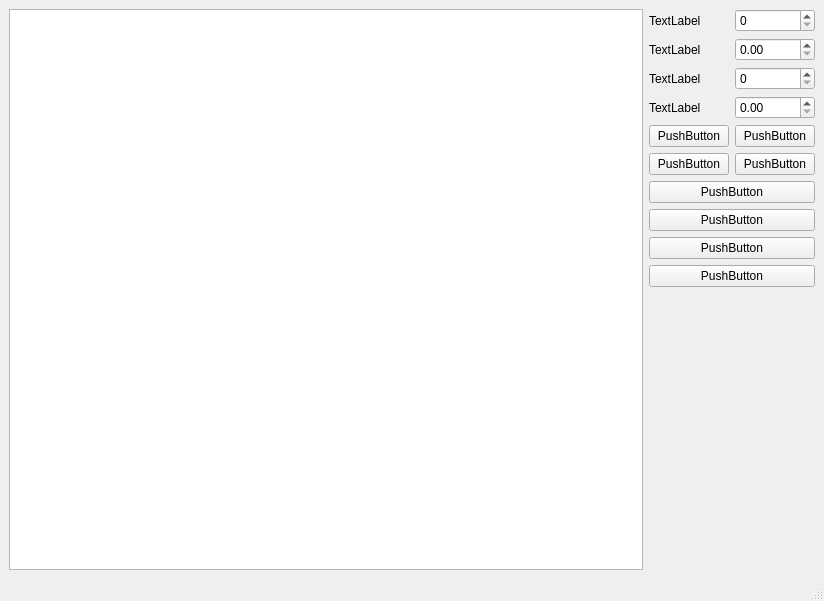
<?xml version="1.0" encoding="UTF-8"?>
<ui version="4.0">
 <class>MainWindow</class>
 <widget class="QMainWindow" name="MainWindow">
  <property name="geometry">
   <rect>
    <x>0</x>
    <y>0</y>
    <width>824</width>
    <height>601</height>
   </rect>
  </property>
  <property name="windowTitle">
   <string>MainWindow</string>
  </property>
  <widget class="QWidget" name="centralwidget">
   <layout class="QHBoxLayout" name="horizontalLayout">
    <item>
     <widget class="QGraphicsView" name="graphicsView"/>
    </item>
    <item>
     <layout class="QFormLayout" name="formLayout">
      <item row="0" column="0">
       <widget class="QLabel" name="label">
        <property name="text">
         <string>TextLabel</string>
        </property>
       </widget>
      </item>
      <item row="0" column="1">
       <widget class="QSpinBox" name="spinBox_2"/>
      </item>
      <item row="1" column="0">
       <widget class="QLabel" name="label_2">
        <property name="text">
         <string>TextLabel</string>
        </property>
       </widget>
      </item>
      <item row="1" column="1">
       <widget class="QDoubleSpinBox" name="doubleSpinBox"/>
      </item>
      <item row="2" column="0">
       <widget class="QLabel" name="label_4">
        <property name="text">
         <string>TextLabel</string>
        </property>
       </widget>
      </item>
      <item row="2" column="1">
       <widget class="QSpinBox" name="spinBox"/>
      </item>
      <item row="3" column="0">
       <widget class="QLabel" name="label_3">
        <property name="text">
         <string>TextLabel</string>
        </property>
       </widget>
      </item>
      <item row="3" column="1">
       <widget class="QDoubleSpinBox" name="doubleSpinBox_2"/>
      </item>
      <item row="4" column="0">
       <widget class="QPushButton" name="pushButton_2">
        <property name="text">
         <string>PushButton</string>
        </property>
       </widget>
      </item>
      <item row="4" column="1">
       <widget class="QPushButton" name="pushButton">
        <property name="text">
         <string>PushButton</string>
        </property>
       </widget>
      </item>
      <item row="5" column="0">
       <widget class="QPushButton" name="pushButton_4">
        <property name="text">
         <string>PushButton</string>
        </property>
       </widget>
      </item>
      <item row="5" column="1">
       <widget class="QPushButton" name="pushButton_3">
        <property name="text">
         <string>PushButton</string>
        </property>
       </widget>
      </item>
      <item row="6" column="0" colspan="2">
       <widget class="QPushButton" name="pushButton_5">
        <property name="text">
         <string>PushButton</string>
        </property>
       </widget>
      </item>
      <item row="7" column="0" colspan="2">
       <widget class="QPushButton" name="pushButton_7">
        <property name="text">
         <string>PushButton</string>
        </property>
       </widget>
      </item>
      <item row="8" column="0" colspan="2">
       <widget class="QPushButton" name="pushButton_6">
        <property name="text">
         <string>PushButton</string>
        </property>
       </widget>
      </item>
      <item row="9" column="0" colspan="2">
       <widget class="QPushButton" name="pushButton_8">
        <property name="text">
         <string>PushButton</string>
        </property>
       </widget>
      </item>
     </layout>
    </item>
   </layout>
  </widget>
  <widget class="QMenuBar" name="menubar">
   <property name="geometry">
    <rect>
     <x>0</x>
     <y>0</y>
     <width>824</width>
     <height>19</height>
    </rect>
   </property>
  </widget>
  <widget class="QStatusBar" name="statusbar"/>
 </widget>
 <resources/>
 <connections/>
</ui>
